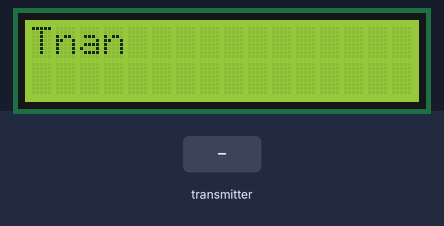
This sketch was run on a simulated Arduino Uno, built with avr-gcc and run on an emulated ATmega328P. Parts: 16×2 character LCD. The test bench sets the inputs (shaded band). No radio packets arrive unless stated.

Above: at 1.2 s.
1.3 s: the transmitter starts sending value = 0
At 2.9 s:
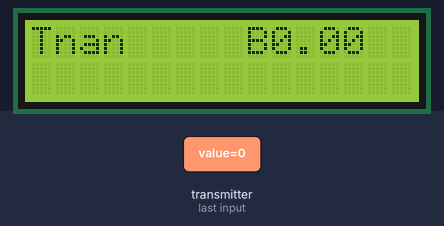
5.9 s: the transmitter starts sending value = 25
At 6.9 s:
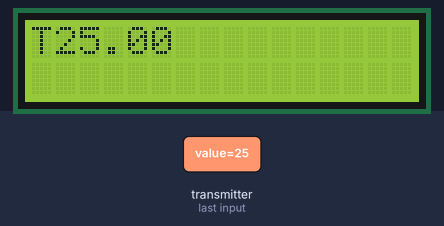
10.5 s: the transmitter starts sending value = 0
At 12.8 s:
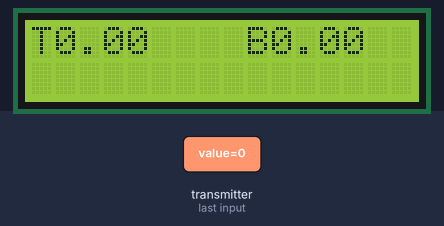
Timing chart, 0 to 14.3 s (numbered marks = the images above; inputs shaded):
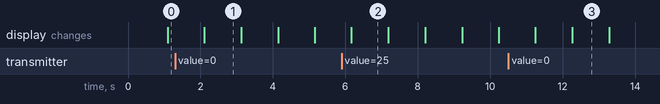

Measured:
- after the input at 1.3 s, the display: changes after 0.81 s (image 1)
- what the display in image 1 shows lasts 1.0 s, from 2.1 s to 3.1 s

The sketch:

sketch_nov18a.ino
```cpp
#include <SPI.h>
#include <nRF24L01.h>
#include <RF24.h>

#include <Wire.h>
#include <LiquidCrystal_I2C.h>

LiquidCrystal_I2C lcd(0x3f, 16, 2);

RF24 radio(9, 10);

byte address[][6] = {"1Node", "2Node", "3Node", "4Node", "5Node", "6Node"};

typedef struct Node {
  unsigned long cmd;
  float value = NULL;
} Node;

Node node;

void setup() {
  // put your setup code here, to run once:
  Serial.begin(57600);

  radio.begin();
  radio.setAutoAck(1);
  radio.setRetries(5, 15);
  radio.enableDynamicPayloads();
  radio.setChannel(0x6f);
  radio.setPALevel (RF24_PA_MAX);
  radio.setDataRate (RF24_1MBPS);
  //radio.setDataRate (RF24_250KBPS);
  radio.openReadingPipe(1, address[1]);
  radio.openReadingPipe(2, address[2]);
  radio.openReadingPipe(3, address[3]);
  radio.openWritingPipe(address[0]);

  radio.powerUp();
  radio.startListening();
  radio.printDetails();

  lcd.begin();
  lcd.backlight();
}


void RadioSend(float Value) {
  node.value = Value;
  radio.stopListening();
  delay(100);
  if (radio.write(&node, sizeof(node) )) {
    Serial.println("retry");
  }
  //radio.write(&node, sizeof(node) );
  delay(100);
  radio.startListening();
  delay(100);
}

void ask() {
  node.value = NAN;
  radio.stopListening();
  delay(5);
  if (radio.write(&node, sizeof(node) )) {

  }
  delay(5);
  radio.startListening();

  delay(1000);
  while ( radio.available()) {
    radio.read( &node, sizeof(node) );

  }
}

void loop() {
  //delay(10);
  // put your main code here, to run repeatedly:

  lcd.clear();
  //node.cmd = 0xBFC;
  node.cmd = 0xCFC0;
  node.value = NULL;
  ask();
  lcd.print("T");
  lcd.setCursor(1, 0);
  lcd.print(node.value);

  node.cmd = 0xCFC1;
  node.value = NULL;
  ask();
  lcd.setCursor(9, 0);
  lcd.print("B");
  lcd.setCursor(10, 0);
  lcd.print(node.value);

  node.cmd = 0xCFE;
  node.value = NULL;
  ask();
  lcd.setCursor(0, 1);
  lcd.print("K");
  lcd.setCursor(1, 1);
  lcd.print(node.value);

  node.cmd = 0xCFF;
  node.value = NULL;
  ask();
  lcd.setCursor(9, 1);
  lcd.print("H-");
  lcd.setCursor(11, 1);
  //lcd.print(node.value);
  if (node.value) {
    lcd.print("OFF");
  } else {
    lcd.print("ON");
  }

  delay(1000);
/*
lcd.clear();
node.cmd = 0xBFC;
  node.value = NULL;
  ask();
  lcd.print("P");
  lcd.setCursor(1, 0);
  lcd.print(node.value);

  node.cmd = 0xBFA;
  node.value = NULL;
  ask();
  lcd.setCursor(9, 0);
  lcd.print("B");
  lcd.setCursor(10, 0);
  lcd.print(node.value);
  delay(500);
*/
}
```
